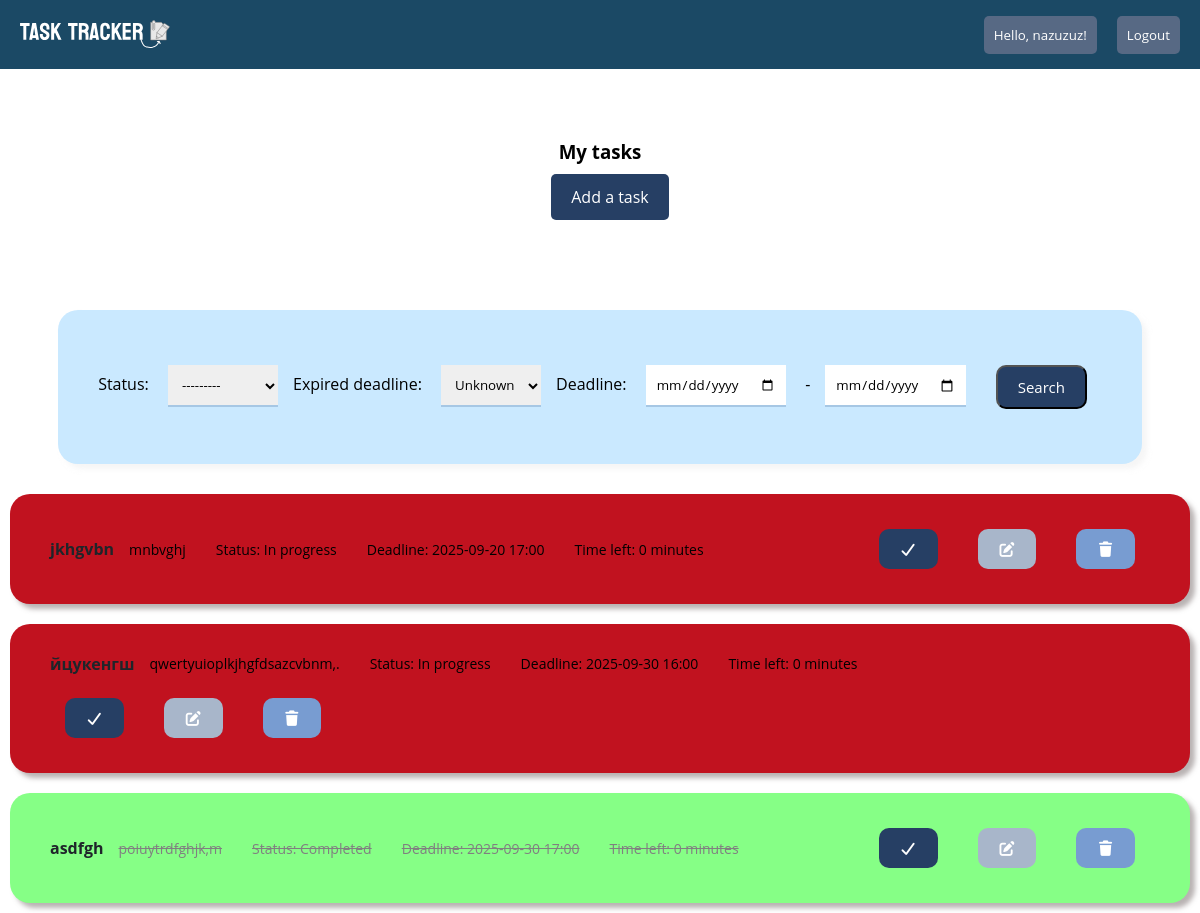
The page / (signed in) on the database as committed earlier.
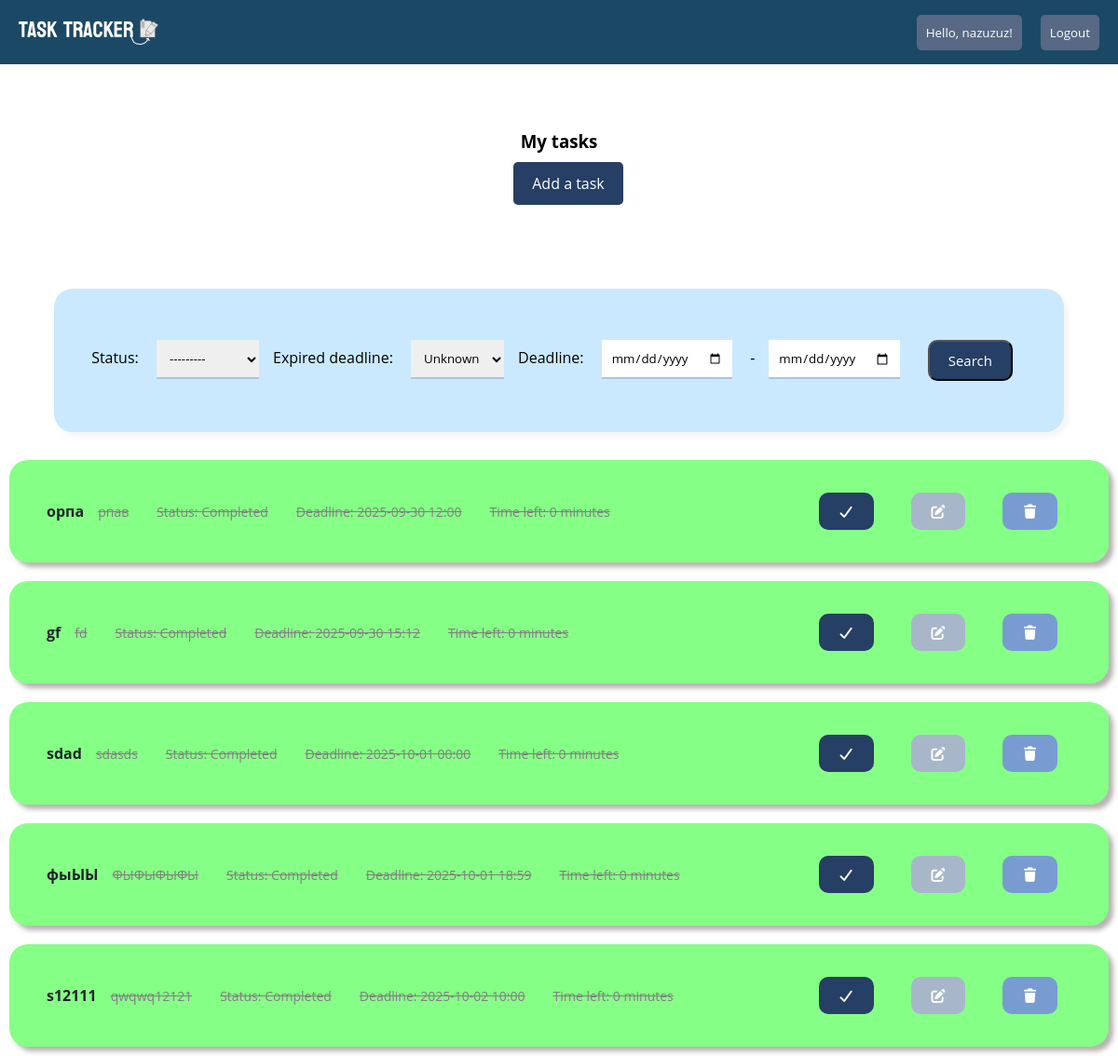
The same page on the database as committed later.
### todo/models.py (models this page shows, shortened)
class Task(models.Model):
    new_status="new"
    in_progress_status="in_progress"
    done_status="done"
    CHOICE_STATUS=[
        (new_status,"New"),
        (in_progress_status,"In progress"),
        (done_status,"Completed"),
    ]
    title=models.CharField(max_length=200)
    description=models.TextField(blank=True)
    deadline=models.DateTimeField()
    is_notified=models.BooleanField(default=False)
    status=models.CharField(max_length=20,choices=CHOICE_STATUS,default=new_status)
    created_at=models.DateTimeField(auto_now_add=True)
    user_owner=models.ForeignKey(User,on_delete=models.CASCADE)

### todo/views.py (the view)
# urls.py: 2. Add a URL to urlpatterns:  path('', views.home, name='home')
@login_required(login_url="login")
@login_required
def home(request):
    tasks=Task.objects.filter(user_owner=request.user).order_by("deadline")
    myfilter=TaskFilter(request.GET,queryset=tasks)
    tasks=myfilter.qs
    now=timezone.now()
    for task in tasks:
        if task.deadline<now:
            task.deadline_status="overdue"
        elif task.deadline-now <= timedelta(hours=24):
            task.deadline_status="soon"
        else:
            task.deadline_status="normal"
    return render(request,"todo_folder/home.html",{"tasks":tasks, "choice_status": Task.CHOICE_STATUS,"myfilter":myfilter,})

### todo/templates/todo_folder/home.html (shortened to what this page needs)
{% load static %}
<!DOCTYPE html>
<html lang="en">
<head>
    <link rel="stylesheet" href="{% static 'css/home.css' %}">
    <link rel="stylesheet" href="https://cdnjs.cloudflare.com/ajax/libs/font-awesome/7.0.1/css/all.min.css" />
</head>
<body>
    <nav>
        <div class="logo"><a href="{% url 'home' %}"><img class="logo_pic" src="{% static 'img/logo.svg' %}"></a></div>
        <ul class="nav-links">
            <button class="login1"><a href="{% url 'login' %}">Hello, {{request.user}}!</a></button>
            <button class="login1"><a href="{% url 'logout' %}">Logout</a></button>
        </ul>
    </nav>
    {% block content %}
    <div class="filter_and_tasks">
    <div class="main_container">
    <div class="buttons">
    <h3 class="text_main">My tasks</h3>
    <a class="add_tasks" href="{% url 'task_create' %}"> Add a task </a>
    </div>
</div>
<div class="main_box_for_filter">
<div class="box_for_filter">
    <form class="filtering" method="get">
    {{ myfilter.form.as_p }}
    <button class="submit_btn" type="submit">Search</button>
    </form>
</div>
</div>
</div>
    <ul>
        {% for task in tasks %}
        <div class="all">
        <div class="box
        {% if task.status == 'done' %}done
        {% elif task.deadline_status == 'soon'%}soon
        {% elif task.deadline_status == 'overdue'%}overdue{% endif %}">
        <div class="all_requirements">
            <h4 class="text1"><strong> {{task.title}}</strong></h4>
            <p class="text">{{task.description}}</p>
            <p class="text"> Status:  {{ task.get_status_display }}</p>
            <p class="text"> Deadline: {{ task.deadline|date:"Y-m-d H:i"}}<br></p>
            <p class="text">Time left: {{ task.deadline|timeuntil }}</p>
        </div>
            <div class="btns">
            <a class="done_btn" href="{% url 'task_mark_done' task.pk %}"><i class="fa-solid fa-check" ></i></a>
            <a class="update_btn" href="{% url 'task_update' task.pk %}"><i class="fa-solid fa-pen-to-square"></i></a>
            <a class="delete_btn" href="{% url 'task_delete' task.pk %}"><i class="fa-solid fa-trash"></i></a>
            </div>
        </div>
    </div>
        {% empty %}
        <p class="no-text">No tasks have been submitted</p>
        {% endfor %}
    </ul>
    {% endblock %}
</body>
</html>

Rows that differ between the two databases and show on the page:
removed Task: title "jkhgvbn", description "mnbvghj", status "In progress", deadline "2025-09-20 17:00", deadline "0 minutes"
removed Task: title "йцукенгш", description "qwertyuioplkjhgfdsazcvbnm,.", status "In progress", deadline "2025-09-30 16:00", deadline "0 minutes"
removed Task: title "asdfgh", description "poiuytrdfghjk,m", status "Completed", deadline "2025-09-30 17:00", deadline "0 minutes"
added Task: title "орпа", description "рпав", status "Completed", deadline "2025-09-30 12:00", deadline "0 minutes"
added Task: title "gf", description "fd", status "Completed", deadline "2025-09-30 15:12", deadline "0 minutes"
added Task: title "sdad", description "sdasds", status "Completed", deadline "2025-10-01 00:00", deadline "0 minutes"
added Task: title "фыЫЫ", description "ФЫФЫФЫФЫ", status "Completed", deadline "2025-10-01 18:59", deadline "0 minutes"
added Task: title "s12111", description "qwqwq12121", status "Completed", deadline "2025-10-02 10:00", deadline "0 minutes"
